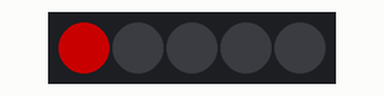
Simulated run of this sketch. Board: Arduino Uno, built with avr-gcc and run on an emulated ATmega328P. On the bench: 5 RGB LEDs in strip order, left to right. Dim RGB values are drawn brighter than linear.

Above: at 0.1 s.
At 0.7 s:
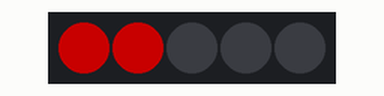
At 1.3 s:
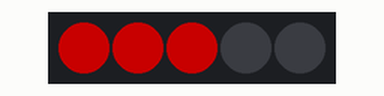
At 1.9 s:
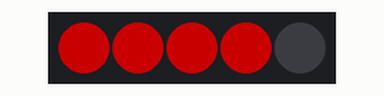
At 2.5 s:
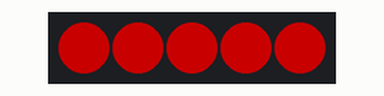

The sketch:

digital_i_o_neopixel.ino
```cpp
//Digitial I/O w/ neopixel
// copy/paste anytime using neopixel, change ports ect

#include <Adafruit_NeoPixel.h>
#ifdef __AVR__
  #include <avr/power.h>
 #endif

 //set our signL pin
 #define PIN 12 //whatever pin you connected the strip to
//create instance of the library, called strip
// 1st parameter = # of lights
Adafruit_NeoPixel strip = Adafruit_NeoPixel (5,PIN, NEO_GRB + NEO_KHZ800);


void setup() {
  // put your setup code here, to run once:
  // start the strip
  strip.begin();
  //initialize all pixels to 'off'
  strip.show();

}

void loop() {
  // put your main code here, to run repeatedly:
//iterate through an array to set color and show
for(uint16_t i=0; i<strip.numPixels(); i++){
  //always set color first, then show the color
  strip.setPixelColor(i, 100, 0, 0); // 4 params, pixel, 3 values for color
  strip.show();
  delay(600); //in miliseconds
    }

 }
```

Measured:
- what the display in image 1 shows lasts 0.6 s, from 0.6 s to 1.2 s
